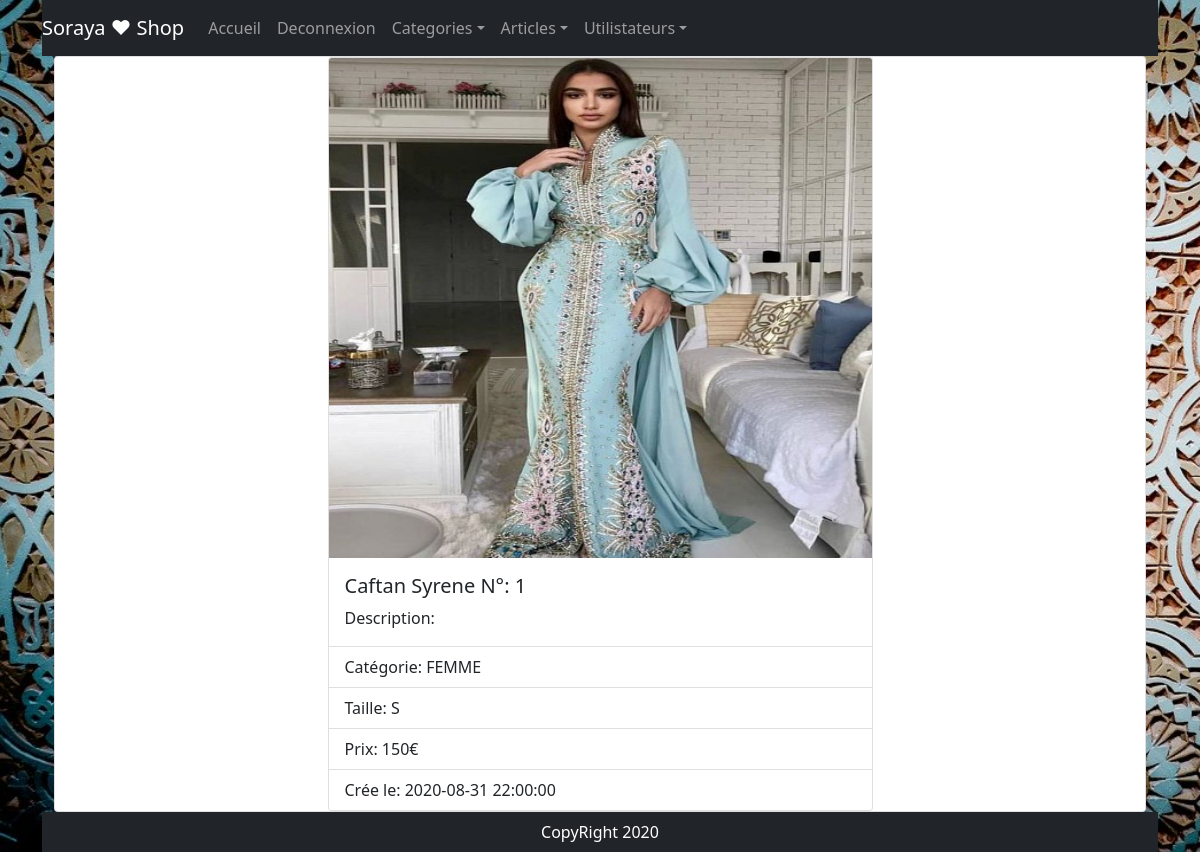
Page /index.php?action=list_article&id=1 (signed in) on the committed database.
### tables this page shows
CREATE TABLE `article` (
  `id_article` int(11) NOT NULL,
  `titre` varchar(50) NOT NULL,
  `taille` varchar(10) NOT NULL,
  `prix` int(11) NOT NULL,
  `description` varchar(300) NOT NULL,
  `image` varchar(50) NOT NULL,
  `etat` int(11) NOT NULL DEFAULT 1,
  `date_created_art` timestamp NOT NULL DEFAULT current_timestamp(),
  `id_categorie` int(11) NOT NULL
);

### index.php (called while the page is built, shortened)
<?php
$router= new Router();
$router->getPath();

### models/admin/AdminArticleModel.php (called while the page is built, shortened)
<?php
class AdminArticleModel extends Driver{
public function getArticle($id = null, $search = null){
    if(!empty($search)){
        $sql = "SELECT * FROM article a
                INNER JOIN categorie c
                ON a.id_categorie = c.id_categorie
                WHERE titre like ?  OR nom_categorie LIKE ?";
        $tabSearch = ["%$search","$search"];
        $res = $this->getRequest($sql,$tabSearch);
        }else if(!empty($id)){
            $sql = "SELECT * FROM article WHERE id_article =?";
            $res= $this->getRequest($sql,[$id]);
        }else{
            $sql = "SELECT * FROM article";
            $res = $this->getRequest($sql);
        }
        $lines = $res->fetchAll(PDO::FETCH_OBJ);
        $datas = [];
        foreach($lines as $line){
            $art = new article();
            $art->setId_article($line->id_article);
            $art->setTitre($line->titre);
            $art->setPrix($line->prix);
            $art->setTaille($line->taille);
            $art->setImage($line->image);
            $art->setDescription($line->description);
            $art->setDate_created_art($line->date_created_art);
            $art->setId_categorie($line->id_categorie);
            $art->etat = $line->etat;
            $art->nom_cat = $this->getNameCat($line->id_categorie)->getNom_categorie();
            array_push($datas,$art);
        }
        return $datas;
    }
    public function getNameCat($id){
        $sql = "SELECT * FROM categorie WHERE id_categorie = ?";
        $res = $this->getRequest($sql,[$id]);
        $data = $res->fetch(PDO::FETCH_OBJ);
        $cat = new Categorie();
        if($res->rowCount()){
            $cat->setId_categorie($data->id_categorie);
            $cat->setNom_categorie($data->nom_categorie);
        }
        return $cat;
    }
}

### models/Driver.php (called while the page is built)
<?php
abstract class Driver{
    private static $bd;
    protected function getRequest($sql, $params = null){
        $resultat = self::getBd()->prepare($sql);
        $resultat->execute($params);
        return $resultat;
    }
    private static function getBd(){
        if(self::$bd === null){
            self::$bd = new PDO('mysql:host=localhost;dbname=Soraya_Shop','root','');
           self::$bd->setAttribute(PDO::ATTR_ERRMODE,PDO::ERRMODE_EXCEPTION);
        }
        return self::$bd;
    }
}

### models/Article.php (called while the page is built, shortened)
<?php
class article{
    private $id_article;
    private $titre;
    private $taille;
    private $prix;
    private $image;
    private $date_created_art;
    public function getId_article()
    {
        return $this->id_article;
    }
    public function setId_article($id_article)
    {
        $this->id_article = $id_article;
        return $this;
    }
    public function getTitre()
    {
        return $this->titre;
    }
    public function setTitre($titre)
    {
        $this->titre = $titre;
        return $this;
    }
    public function getTaille()
    {
        return $this->taille;
    }
    public function setTaille($taille)
    {
        $this->taille = $taille;
        return $this;
    }
    public function getPrix()
    {
        return $this->prix;
    }
    public function setPrix($prix)
    {
        $this->prix = $prix;
        return $this;
    }
    public function getImage()
    {
        return $this->image;
    }
    public function setImage($image)
    {
        $this->image = $image;
        return $this;
    }
    public function getDate_created_art()
    {
        return $this->date_created_art;
    }
    public function setDate_created_art($date_created_art)
    {
        $this->date_created_art = $date_created_art;
        return $this;
    }
    public function setId_categorie($id_categorie)
    {
        return $this;
    }
    public function setDescription($description)
    {
        return $this;
    }
}

### models/Categorie.php (called while the page is built, shortened)
<?php
class Categorie{
    private $nom_categorie;
    public function setId_categorie($id_categorie)
    {
        return $this;
    }
    public function getNom_categorie()
    {
        return $this->nom_categorie;
    }
    public function setNom_categorie($nom_categorie)
    {
        $this->nom_categorie = $nom_categorie;
        return $this;
    }
}

### views/admin/detailArticle.php (the view, shortened to what this page needs)
<div class="container">
  <div class="card">
    <div class="card col-6 offset-3">
      <img class="card-img-top" src="./assets/images/<?= $row[0]->getImage(); ?>" alt="" width="600" height="500"/>
      <div class="card-body">
        <h5 class="card-title">
        <?= $row[0]->getTitre(); ?>  N°: <?= $row[0]->getId_article(); ?>
        </h5>
        <p class="card-text">Description: <?= $row[0]->getDescription();?></p>
      </div>
      <ul class="list-group list-group-flush">
        <li class="list-group-item">Catégorie: <?= strtoupper($row[0]->nom_cat) ?></li>
        <li class="list-group-item">Taille: <?= $row[0]->getTaille(); ?></li>
        <li class="list-group-item">Prix: <?= $row[0]->getPrix(); ?>€</li>
        <li class="list-group-item">Crée le: <?= $row[0]->getDate_created_art(); ?></li>
      </ul>
    </div>
  </div>
</div>
<?php
require_once('./views/template.php');
?>

### assets/css/style.css (style rules this page uses)
body { background-color: rgb(57, 59, 59); }

### views/template.php (style rules this page uses)
body { background-image: url("./assets/images/oriental.jpg"); background-size:cover; }

### rows in the picture
article: image (picture), titre "Caftan Syrene", id_article "1", taille "S", prix "150", date_created_art "2020-08-31 22:00:00"

### other values in the picture
$row[0]->nom_cat "FEMME"
